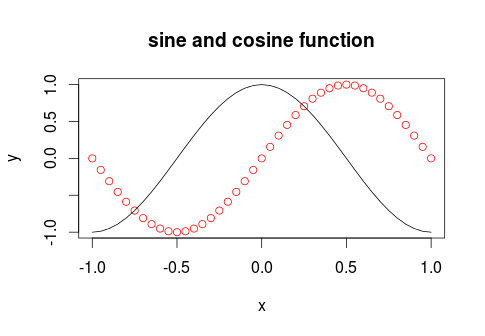

Source code (R):
 # Sine and cosine function with r

x <- seq(-1,1, 0.05) # argument of the function
y <- sin(x*pi) 
z <- cos(x*pi)
plot(x,y,col = "red",title("sine and cosine function"))
lines(x,z, color = "blue")
